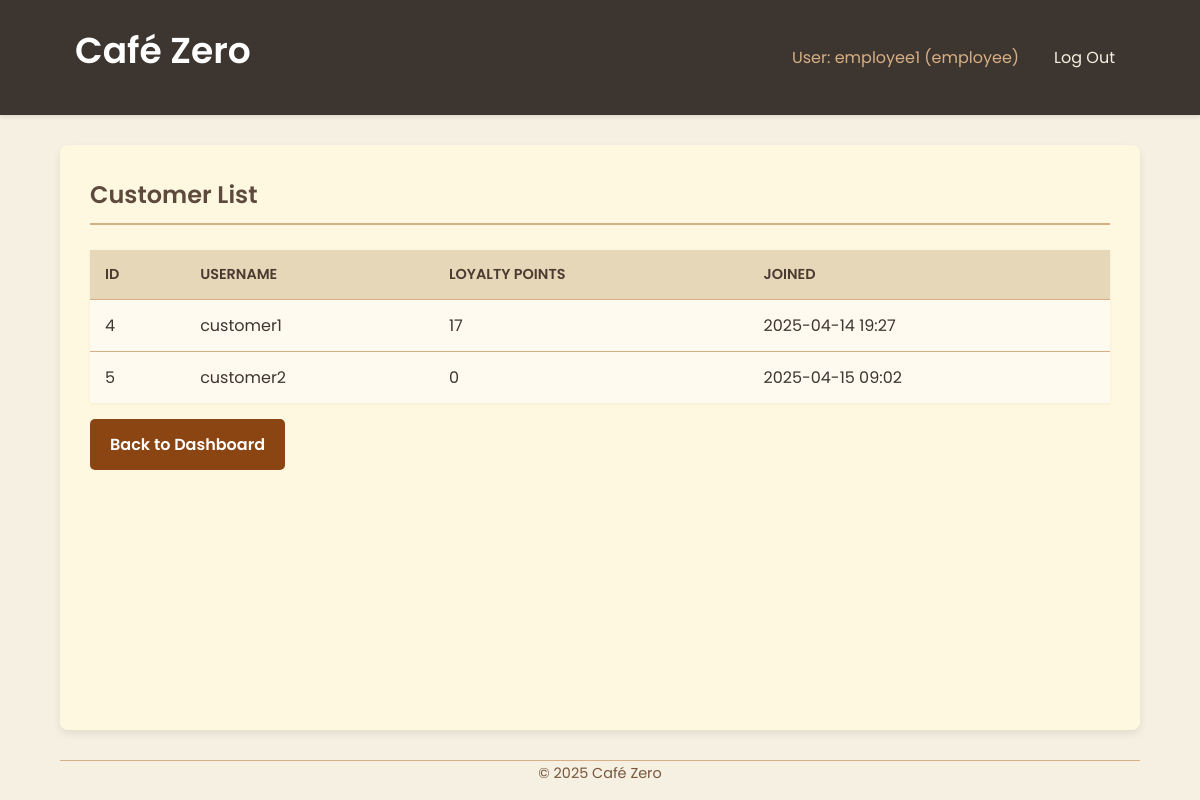
Page /employee/customers (signed in) on the earlier database version.
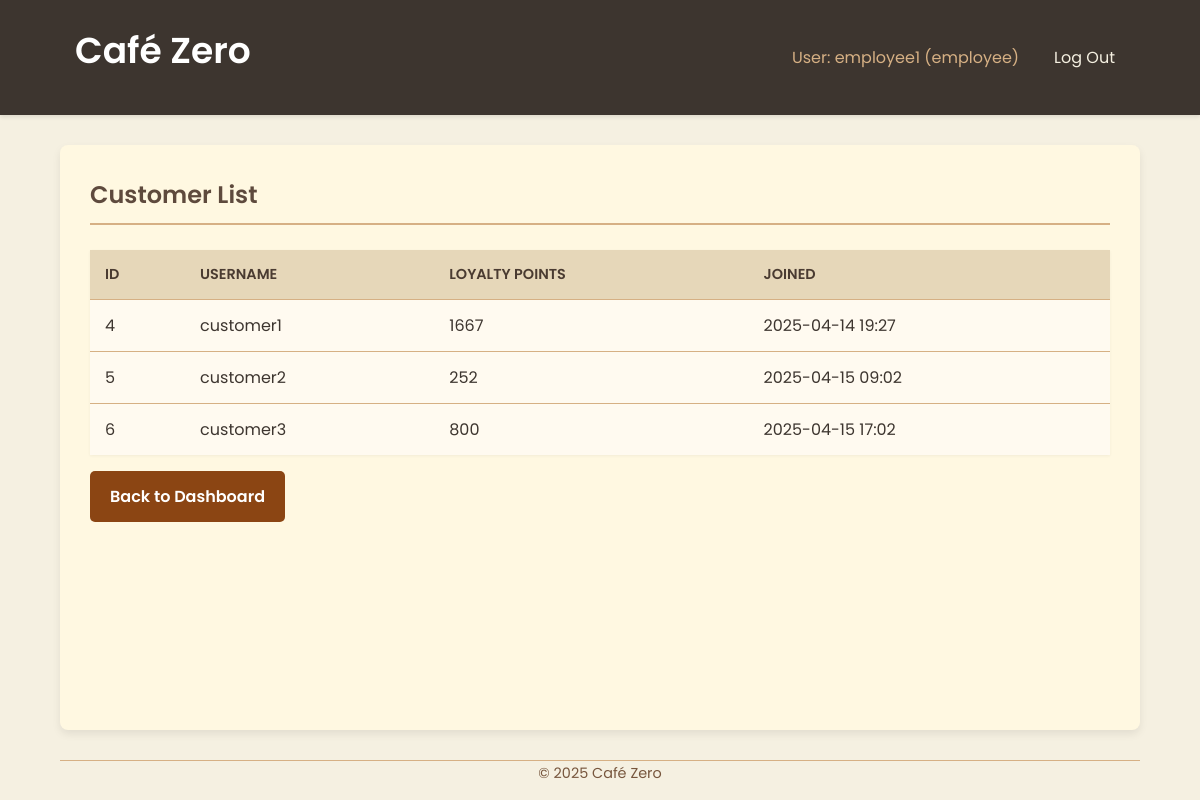
Same page on the later database version.
### tables this page shows
CREATE TABLE users (
            id INTEGER PRIMARY KEY AUTOINCREMENT,
            username TEXT UNIQUE NOT NULL,
            password_hash TEXT NOT NULL,
            role TEXT NOT NULL CHECK(role IN ('customer', 'employee', 'admin')),
            loyalty_points INTEGER DEFAULT 0,
            created_at TIMESTAMP DEFAULT CURRENT_TIMESTAMP
        );

### app.py (the view)
@app.route('/employee/customers')
@login_required
@role_required('employee')
def employee_view_customers():
    customers = []
    db = get_db()
    if not db: return render_template('employee/view_customers.html', customers=[], error="Database connection failed")
    try:
        cursor = db.execute("""
            SELECT id, username, loyalty_points, created_at
            FROM users
            WHERE role = 'customer'
            ORDER BY username ASC
        """)
        customers = cursor.fetchall()
    except sqlite3.Error as e:
        print(f"DB Error fetching customers for employee: {e}")
        flash("Could not fetch customer list.", "danger")
    return render_template('employee/view_customers.html', customers=customers)

### app.py (called while the page is built)
def get_db():
    if 'db' not in g:
        try:
            g.db = sqlite3.connect(DATABASE)
            g.db.row_factory = sqlite3.Row # Return rows as dictionary-like objects
            print("Database connection opened.")
        except sqlite3.Error as e:
            print(f"Database connection error: {e}")
            flash("Database connection error. Please try again later.", "danger")
            g.db = None # Ensure db is None if connection failed
    return g.db

@app.context_processor
def inject_current_year():
    return {'current_year': datetime.datetime.now().year}

def login_required(f):
    @wraps(f)
    def decorated_function(*args, **kwargs):
        if 'user_id' not in session:
            flash('Please log in to access this page.', 'warning')
            return redirect(url_for('login'))
        return f(*args, **kwargs)
    return decorated_function

### templates/employee/view_customers.html (shortened to what this page needs)
{% extends 'base.html' %}
{% block content %}
  <h2>Customer List</h2>
  {% if customers %}
    <table>
      <thead>
        <tr>
          <th>ID</th>
          <th>Username</th>
          <th>Loyalty Points</th>
          <th>Joined</th>
          </tr>
      </thead>
      <tbody>
        {% for customer in customers %}
          <tr>
            <td>{{ customer['id'] }}</td>
            <td>{{ customer['username'] }}</td>
            <td>{{ customer['loyalty_points'] }}</td>
            <td>{{ customer['created_at'][:16].replace('T',' ') }}</td>
          </tr>
        {% endfor %}
      </tbody>
    </table>
  {% else %}
    <p>No customers found.</p>
  {% endif %}
  <p><a href="{{ url_for('employee_dashboard') }}" class="button-link mt-2">Back to Dashboard</a></p>
{% endblock %}

Differences in the rows shown:
changed users "customer1": loyalty_points "17" → "1667"
changed users "customer2": loyalty_points "0" → "252"
added users: id "6", username "customer3", loyalty_points "800", created_at "2025-04-15 17:02"
